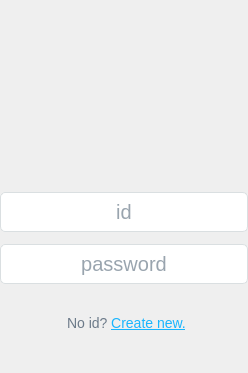
      <widget class="QWidget" name="loginPage">
       <layout class="QVBoxLayout" name="verticalLayout_2">
        <property name="spacing">
         <number>0</number>
        </property>
        <property name="leftMargin">
         <number>0</number>
        </property>
        <property name="topMargin">
         <number>0</number>
        </property>
        <property name="rightMargin">
         <number>0</number>
        </property>
        <property name="bottomMargin">
         <number>0</number>
        </property>
        <item>
         <spacer name="verticalSpacer">
          <property name="orientation">
           <enum>Qt::Vertical</enum>
          </property>
          <property name="sizeHint" stdset="0">
           <size>
            <width>20</width>
            <height>40</height>
           </size>
          </property>
         </spacer>
        </item>
        <item alignment="Qt::AlignHCenter">
         <widget class="QLabel" name="logo">
          <property name="minimumSize">
           <size>
            <width>183</width>
            <height>137</height>
           </size>
          </property>
          <property name="maximumSize">
           <size>
            <width>183</width>
            <height>137</height>
           </size>
          </property>
          <property name="text">
           <string/>
          </property>
          <property name="pixmap">
           <pixmap resource="resources.qrc">:/images/logo.png</pixmap>
          </property>
          <property name="scaledContents">
           <bool>true</bool>
          </property>
         </widget>
        </item>
        <item>
         <spacer name="verticalSpacer_4">
          <property name="orientation">
           <enum>Qt::Vertical</enum>
          </property>
          <property name="sizeType">
           <enum>QSizePolicy::Fixed</enum>
          </property>
          <property name="sizeHint" stdset="0">
           <size>
            <width>20</width>
            <height>15</height>
           </size>
          </property>
         </spacer>
        </item>
        <item>
         <widget class="QWidget" name="inputContainer" native="true">
          <property name="minimumSize">
           <size>
            <width>0</width>
            <height>50</height>
           </size>
          </property>
          <layout class="QVBoxLayout" name="verticalLayout_3">
           <property name="spacing">
            <number>0</number>
           </property>
           <property name="leftMargin">
            <number>0</number>
           </property>
           <property name="topMargin">
            <number>0</number>
           </property>
           <property name="rightMargin">
            <number>0</number>
           </property>
           <property name="bottomMargin">
            <number>0</number>
           </property>
           <item alignment="Qt::AlignHCenter">
            <widget class="QLineEdit" name="inputID">
             <property name="enabled">
              <bool>true</bool>
             </property>
             <property name="minimumSize">
              <size>
               <width>248</width>
               <height>40</height>
              </size>
             </property>
             <property name="maximumSize">
              <size>
               <width>248</width>
               <height>40</height>
              </size>
             </property>
             <property name="font">
              <font>
               <pointsize>-1</pointsize>
              </font>
             </property>
             <property name="mouseTracking">
              <bool>true</bool>
             </property>
             <property name="focusPolicy">
              <enum>Qt::ClickFocus</enum>
             </property>
             <property name="contextMenuPolicy">
              <enum>Qt::DefaultContextMenu</enum>
             </property>
             <property name="autoFillBackground">
              <bool>false</bool>
             </property>
             <property name="styleSheet">
              <string notr="true">QLineEdit {
background-color:white;
border:1px solid #DADFE1;
border-radius:5px;
font-size: 20px;
color:#34495E;
}
QLineEdit:focus {
background-color: #E4F1FE;
}</string>
             </property>
             <property name="frame">
              <bool>true</bool>
             </property>
             <property name="alignment">
              <set>Qt::AlignCenter</set>
             </property>
             <property name="placeholderText">
              <string>id</string>
             </property>
             <property name="cursorMoveStyle">
              <enum>Qt::LogicalMoveStyle</enum>
             </property>
             <property name="clearButtonEnabled">
              <bool>false</bool>
             </property>
            </widget>
           </item>
           <item>
            <spacer name="verticalSpacer_3">
             <property name="orientation">
              <enum>Qt::Vertical</enum>
             </property>
             <property name="sizeType">
              <enum>QSizePolicy::Fixed</enum>
             </property>
             <property name="sizeHint" stdset="0">
              <size>
               <width>20</width>
               <height>12</height>
              </size>
             </property>
            </spacer>
           </item>
           <item alignment="Qt::AlignHCenter">
            <widget class="QLineEdit" name="inputPW">
             <property name="minimumSize">
              <size>
               <width>248</width>
               <height>40</height>
              </size>
             </property>
             <property name="maximumSize">
              <size>
               <width>248</width>
               <height>40</height>
              </size>
             </property>
             <property name="focusPolicy">
              <enum>Qt::ClickFocus</enum>
             </property>
             <property name="acceptDrops">
              <bool>false</bool>
             </property>
             <property name="styleSheet">
              <string notr="true">QLineEdit {
background-color:white;
border:1px solid #DADFE1;
border-radius:5px;
font-size: 20px;
color:#34495E;
}
QLineEdit:focus {
background-color: #E4F1FE;
}</string>
             </property>
             <property name="inputMethodHints">
              <set>Qt::ImhHiddenText|Qt::ImhNoAutoUppercase|Qt::ImhNoPredictiveText|Qt::ImhSensitiveData</set>
             </property>
             <property name="echoMode">
              <enum>QLineEdit::Password</enum>
             </property>
             <property name="alignment">
              <set>Qt::AlignCenter</set>
             </property>
             <property name="placeholderText">
              <string>password</string>
             </property>
            </widget>
           </item>
           <item alignment="Qt::AlignHCenter">
            <widget class="QLabel" name="loginWarning">
             <property name="enabled">
              <bool>true</bool>
             </property>
             <property name="styleSheet">
              <string notr="true">color:#F31D2F;</string>
             </property>
             <property name="text">
              <string/>
             </property>
            </widget>
           </item>
           <item>
            <layout class="QHBoxLayout" name="horizontalLayout_2">
             <property name="spacing">
              <number>3</number>
             </property>
             <property name="topMargin">
              <number>15</number>
             </property>
             <property name="bottomMargin">
              <number>0</number>
             </property>
             <item alignment="Qt::AlignRight">
              <widget class="QLabel" name="noID">
               <property name="styleSheet">
                <string notr="true">font-size:14px;
color:#6C7A89;</string>
               </property>
               <property name="text">
                <string>No id?</string>
               </property>
              </widget>
             </item>
             <item alignment="Qt::AlignLeft">
              <widget class="QPushButton" name="createID">
               <property name="font">
                <font>
                 <pointsize>-1</pointsize>
                 <underline>true</underline>
                </font>
               </property>
               <property name="cursor">
                <cursorShape>PointingHandCursor</cursorShape>
               </property>
               <property name="styleSheet">
                <string notr="true">border:none;
font-size:14px;
color:#19B5FE;
text-decoration:underline;</string>
               </property>
               <property name="text">
                <string>Create new.</string>
               </property>
              </widget>
             </item>
             <item>
              <spacer name="horizontalSpacer_4">
               <property name="orientation">
                <enum>Qt::Horizontal</enum>
               </property>
               <property name="sizeType">
                <enum>QSizePolicy::Fixed</enum>
               </property>
               <property name="sizeHint" stdset="0">
                <size>
                 <width>30</width>
                 <height>20</height>
                </size>
               </property>
              </spacer>
             </item>
            </layout>
           </item>
          </layout>
         </widget>
        </item>
        <item>
         <spacer name="verticalSpacer_2">
          <property name="orientation">
           <enum>Qt::Vertical</enum>
          </property>
          <property name="sizeHint" stdset="0">
           <size>
            <width>20</width>
            <height>40</height>
           </size>
          </property>
         </spacer>
        </item>
       </layout>
      </widget>
